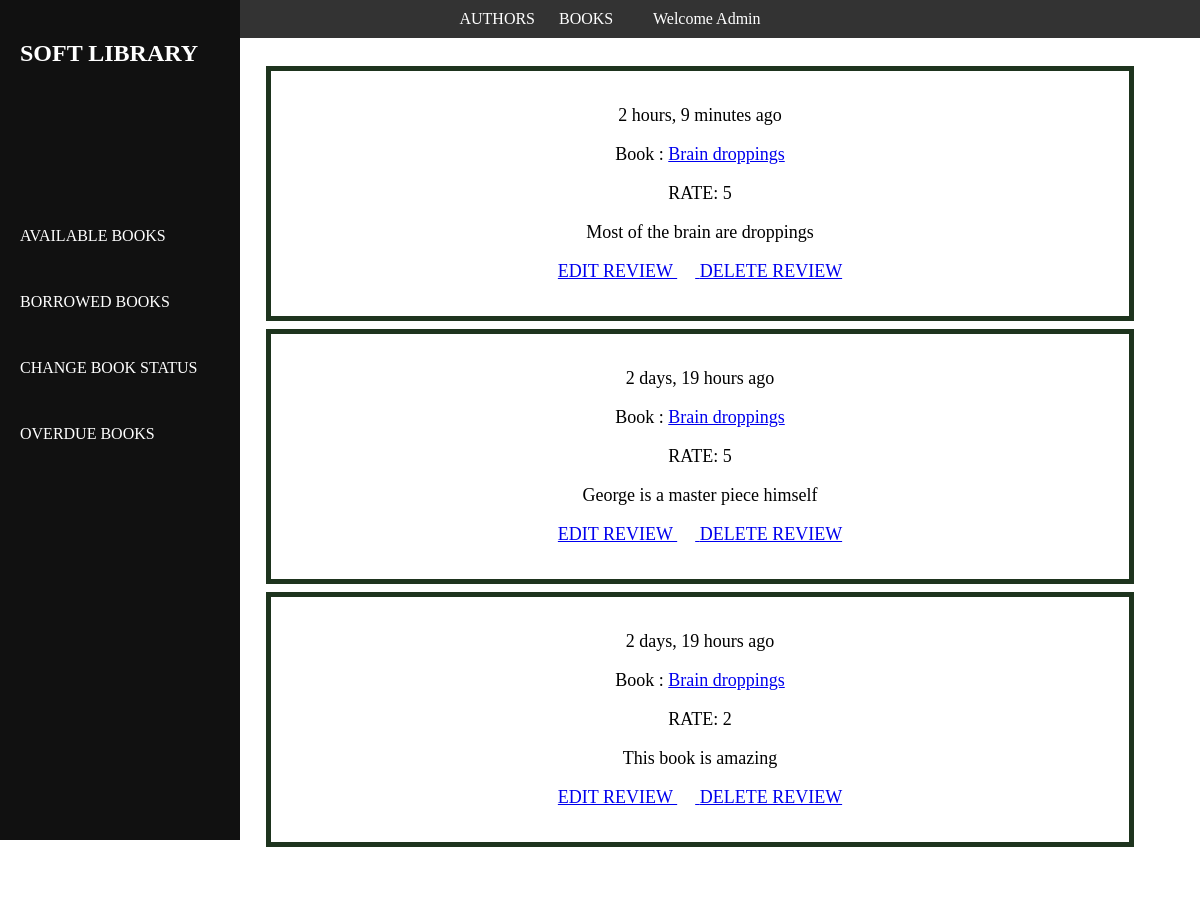
Screenshot of /users/my-reviews/ (signed in) with the database file from the repository.
### base/models.py (models this page shows, shortened)
class Reader(AbstractUser):
    gender = models.CharField(max_length=10, choices=gender_choices)
    bio = models.TextField(blank=True, null=True)
    date_of_birth = models.DateField()
    reader_image = models.ImageField(upload_to='images/', blank=True, null=True, default='user.png')
    email = models.EmailField(unique=True)
    REQUIRED_FIELDS = ['username', 'first_name', 'last_name', 'gender', 'date_of_birth', 'bio', ]
    USERNAME_FIELD = 'email'

class Review(models.Model):
    owner = models.ForeignKey(Reader, on_delete=models.CASCADE, related_name='my_reviews')
    book = models.ForeignKey(Book, on_delete=models.CASCADE, related_name="reviews")
    rating = models.IntegerField()
    description = models.TextField(blank=True, null=True)
    date = models.DateTimeField(auto_now_add=True)

class Book(models.Model):
    title = models.CharField(max_length=250)
    author = models.ManyToManyField(Author)
    date = models.DateTimeField(auto_now_add=True)
    awards = models.ManyToManyField(to=AuthorAward, blank=True)
    summary = models.TextField(null=True, blank=True)
    ISBN = models.IntegerField()
    category = models.CharField(max_length=250, help_text="Enter the book genre")
    publisher = models.CharField(max_length=250, help_text="Enter the publication company")
    published = models.DateTimeField(help_text="Enter the published date")
    book_image = models.ImageField(upload_to='images/', blank=True, null=True, default='book.jpeg')

### MyUsers/views.py (the view)
# urls.py: path('my-reviews/', views.userReviews, name='userReviews'),
@login_required(login_url='/users/login')
def userReviews(request):
    my_Reviews = Review.objects.filter(owner=request.user).order_by('-date')
    context = {'my_Reviews': my_Reviews}
    return render(request, 'MyUsers/my_reviews.html', context)

### MyUsers/templates/MyUsers/my_reviews.html
{% extends 'base/base.html' %}
{% block content %}
    <div>
        {% for review in my_Reviews %}
            <div style="padding: 1rem;margin: 0.5rem;border: 5px solid #1e341e">
                <p>{{ review.date|timesince }} ago</p>
                <p>Book : <a href="{% url 'base:about_book' review.book.id %}">{{ review.book.title }}</a></p>
                <p>RATE: {{ review.rating }}</p>
                <p>{{ review.description|capfirst }}</p>
            <p><a href="{% url 'users:review_edit' review.id %}"> EDIT REVIEW </a>&nbsp;&nbsp;&nbsp;&nbsp;<a href="{% url 'users:confirm_delete' review.id %}"> DELETE REVIEW </a></p>
            </div>
        {% empty %}
            <p>You have not reviewed any book !</p>
        {% endfor %}
    </div>
{% endblock %}

### base/templates/base/components/navbar.html (shortened to what this page needs)
<div class="navbar">
    <a href="{% url 'base:authors' %}"> AUTHORS</a>
    <a href="{% url 'base:index' %}"> BOOKS </a>
    {% if request.user.is_authenticated %}
        <a>Welcome <a href="{% url 'users:userProfile' request.user.id %}">{{ request.user.last_name | title }}</a></a>
    {% else %}
        <a href="{% url 'users:login' %}">LOG IN</a>&nbsp;
        || &nbsp;<a href="{% url 'users:register' %} ">REGISTER</a>
    {% endif %}
</div>

### base/static/css/main.css (style rules this page uses)
.navbar { position: fixed; top: 0; left: 0; width: 100%; background-color: #333; color: #fff; padding: 10px; text-align: center; }
.navbar a { color: #fff; text-decoration: none; }
.main-page p { font-size: 18px; }

### rows the page displays
Reader: user.last_name "Admin"
Review: date "2 hours, 9 minutes", book "Brain droppings", rating "5", description "Most of the brain are droppings"
Review: date "2 days, 19 hours", book "Brain droppings", rating "5", description "George is a master piece himself"
Review: date "2 days, 19 hours", book "Brain droppings", rating "2", description "This book is amazing"
